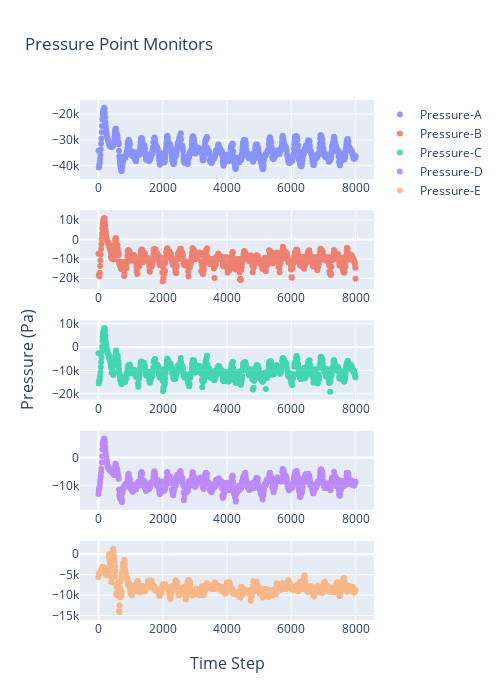

Notebook code cell kept with this figure:
### Code cell
color10_16 = ['#636EFA', '#EF553B', '#00CC96', '#AB63FA', '#FFA15A', '#19D3F3', '#FF6692', '#B6E880', '#FF97FF',
              '#FECB52']
fig = make_subplots(
    rows=5,
    cols=1,
    shared_xaxes=False,
    x_title="Time Step",
    y_title="Pressure (Pa)")
# subplot_titles=("Point A", "Quadrant 2"))

fig.add_trace(go.Scatter(x=resid_dict['point-pressure-a.out']['Time Step'],
                         y=resid_dict['point-pressure-a.out']['point-pressure-a'],
                         mode='markers',
                         opacity=scatter_opacity,
                         name='Pressure-A',
                         line=dict(color=color10_16[0])),
              row=1, col=1)
# fig.add_trace(go.Scatter(x=bin_df['bin_centres'],
#                          y=bin_df['point-pressure-a_bin_mean'],
#                          mode='markers+lines',
#                          name='Mean +/- STD',
#                          line=dict(color='black'),
#                          opacity=.55,
#                          error_y_array=bin_df['point-pressure-a_std'],
#                          showlegend=False),
#               row=1, col=1)

fig.add_trace(go.Scatter(x=resid_dict['point-pressure-b.out']['Time Step'],
                         y=resid_dict['point-pressure-b.out']['point-pressure-b'],
                         mode='markers',
                         opacity=scatter_opacity,
                         name='Pressure-B',
                         line=dict(color=color10_16[1])),
              row=2, col=1)
# fig.add_trace(go.Scatter(x=bin_df['bin_centres'],
#                          y=bin_df['point-pressure-b_bin_mean'],
#                          mode='markers+lines',
#                          name='Mean +/- STD',
#                          line=dict(color='black'),
#                          opacity=.55,
#                          error_y_array=bin_df['point-pressure-b_std'],
#                          showlegend=False),
#               row=2, col=1)

fig.add_trace(go.Scatter(x=resid_dict['point-pressure-c.out']['Time Step'],
                         y=resid_dict['point-pressure-c.out']['point-pressure-c'],
                         mode='markers',
                         opacity=scatter_opacity,
                         name='Pressure-C',
                         line=dict(color=color10_16[2]),
                         showlegend=True),
              row=3, col=1)
# fig.add_trace(go.Scatter(x=bin_df['bin_centres'],
#                          y=bin_df['point-pressure-c_bin_mean'],
#                          mode='markers+lines',
#                          name='Mean +/- STD',
#                          line=dict(color='black'),
#                          opacity=.55,
#                          error_y_array=bin_df['point-pressure-c_std'],
#                          showlegend=False),
#               row=3, col=1)

fig.add_trace(go.Scatter(x=resid_dict['point-pressure-d.out']['Time Step'],
                         y=resid_dict['point-pressure-d.out']['point-pressure-d'],
                         mode='markers',
                         opacity=scatter_opacity,
                         name='Pressure-D',
                         line=dict(color=color10_16[3]),
                         showlegend=True),
              row=4, col=1)
# fig.add_trace(go.Scatter(x=bin_df['bin_centres'],
#                          y=bin_df['point-pressure-d_bin_mean'],
#                          mode='markers+lines',
#                          name='Mean +/- STD',
#                          line=dict(color='black'),
#                          opacity=.55,
#                          error_y_array=bin_df['point-pressure-d_std'],
#                          showlegend=False),
#               row=4, col=1)

fig.add_trace(go.Scatter(x=resid_dict['point-pressure-e.out']['Time Step'],
                         y=resid_dict['point-pressure-e.out']['point-pressure-e'],
                         mode='markers',
                         opacity=scatter_opacity,
                         name='Pressure-E',
                         line=dict(color=color10_16[4]),
                         showlegend=True),
              row=5, col=1)
# fig.add_trace(go.Scatter(x=bin_df['bin_centres'],
#                          y=bin_df['point-pressure-e_bin_mean'],
#                          mode='markers+lines',
#                          name='Mean +/- STD',
#                          line=dict(color='black'),
#                          opacity=.55,
#                          error_y_array=bin_df['point-pressure-e_std'],
#                          showlegend=True),
#               row=5, col=1)

fig.update_layout(height=700, width=500,
                  title_text="Pressure Point Monitors")

fig.show()
fig.write_image(r"/Users/jdtarriela/Downloads/c5-mesh-comp/Point_pressure-2.png")

### Figure 1 — Plotly figure (JSON) as saved in the notebook; plotly's stock layout.template omitted (floating-point values rounded to 4 significant figures; data arrays with more than 128 entries replaced by an {"elided": "..."} marker saying what was removed)
{"data": [{"line": {"color": "#636EFA"}, "mode": "markers", "name": "Pressure-A", "opacity": 0.7, "type": "scatter", "x": {"elided": "865 int values"}, "xaxis": "x", "y": {"elided": "865 float values"}, "yaxis": "y"}, {"line": {"color": "#EF553B"}, "mode": "markers", "name": "Pressure-B", "opacity": 0.7, "type": "scatter", "x": {"elided": "865 int values"}, "xaxis": "x2", "y": {"elided": "865 float values"}, "yaxis": "y2"}, {"line": {"color": "#00CC96"}, "mode": "markers", "name": "Pressure-C", "opacity": 0.7, "showlegend": true, "type": "scatter", "x": {"elided": "865 int values"}, "xaxis": "x3", "y": {"elided": "865 float values"}, "yaxis": "y3"}, {"line": {"color": "#AB63FA"}, "mode": "markers", "name": "Pressure-D", "opacity": 0.7, "showlegend": true, "type": "scatter", "x": {"elided": "865 int values"}, "xaxis": "x4", "y": {"elided": "865 float values"}, "yaxis": "y4"}, {"line": {"color": "#FFA15A"}, "mode": "markers", "name": "Pressure-E", "opacity": 0.7, "showlegend": true, "type": "scatter", "x": {"elided": "865 int values"}, "xaxis": "x5", "y": {"elided": "865 float values"}, "yaxis": "y5"}], "layout": {"annotations": [{"font": {"size": 16}, "showarrow": false, "text": "Time Step", "x": 0.5, "xanchor": "center", "xref": "paper", "y": 0, "yanchor": "top", "yref": "paper", "yshift": -30}, {"font": {"size": 16}, "showarrow": false, "text": "Pressure (Pa)", "textangle": -90, "x": 0, "xanchor": "right", "xref": "paper", "xshift": -40, "y": 0.5, "yanchor": "middle", "yref": "paper"}], "height": 700, "title": {"text": "Pressure Point Monitors"}, "width": 500, "xaxis": {"anchor": "y", "domain": [0.0, 1.0]}, "xaxis2": {"anchor": "y2", "domain": [0.0, 1.0]}, "xaxis3": {"anchor": "y3", "domain": [0.0, 1.0]}, "xaxis4": {"anchor": "y4", "domain": [0.0, 1.0]}, "xaxis5": {"anchor": "y5", "domain": [0.0, 1.0]}, "yaxis": {"anchor": "x", "domain": [0.848, 1.0]}, "yaxis2": {"anchor": "x2", "domain": [0.636, 0.788]}, "yaxis3": {"anchor": "x3", "domain": [0.424, 0.576]}, "yaxis4": {"anchor": "x4", "domain": [0.212, 0.364]}, "yaxis5": {"anchor": "x5", "domain": [0.0, 0.152]}}}
